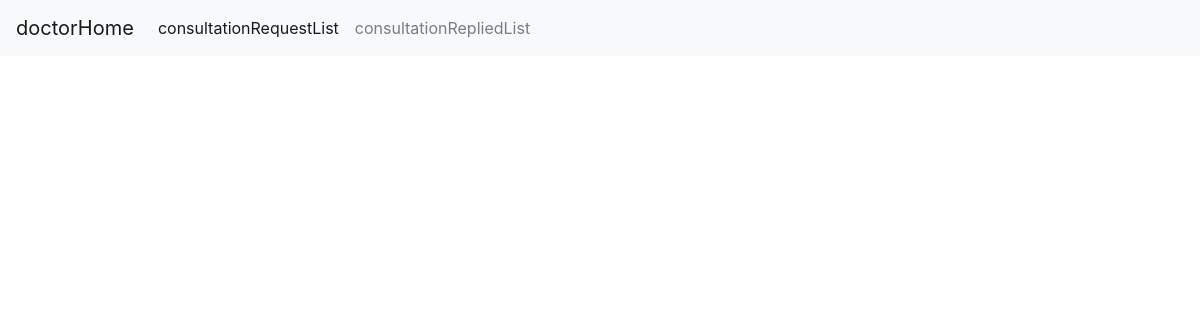
Before: /doctor/consultationRequestList (signed in) with the older database file.
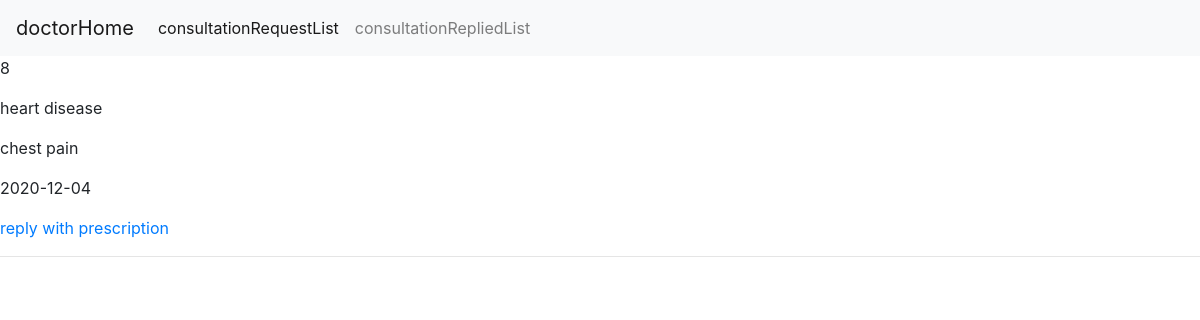
After: the same page with the newer database file.
### app.py (models this page shows, shortened)
class healthRecord(Base):
    __tablename__='healthRecord'
    hid=Column(Integer,primary_key=True)
    uid=Column(Integer, nullable=False)
    did=Column(Integer,nullable=True)
    symptoms=Column(String(100),nullable=False)
    diseases=Column(String(100),nullable=True)
    consultationdate=Column(Date,nullable=True)
    consultateddate=Column(Date,nullable=True)
    prescription=Column(String(100),nullable=True)
    consultationstatus=Column(String(10))

### app.py (the view)
@app.route("/doctor/consultationRequestList")
def consultationRequestList():
    query = dbsession.query(healthRecord).filter(healthRecord.did==session['doctor'],healthRecord.consultationstatus=="applied")
    return render_template('consultationRequestList.html',query=query)

### templates/consultationRequestList.html (shortened to what this page needs)
{% extends "doctorBase.html" %}
{% block content %}
{% for eachRow in query %}
    <div>
         <p>{{eachRow.hid}}</p>
         <p>{{eachRow.diseases}}</p>
         <p>{{eachRow.symptoms}}</p>
         <p>{{eachRow.consultationdate}}</p>
         <a href="{{url_for('writePrescription',hid=eachRow.hid)}}">reply with prescription</a>
    </div>
        <hr>
{% endfor %}
{% endblock %}

Changed rows visible on the page:
added healthRecord: hid "8", diseases "heart disease", symptoms "chest pain", consultationdate "2020-12-04"
